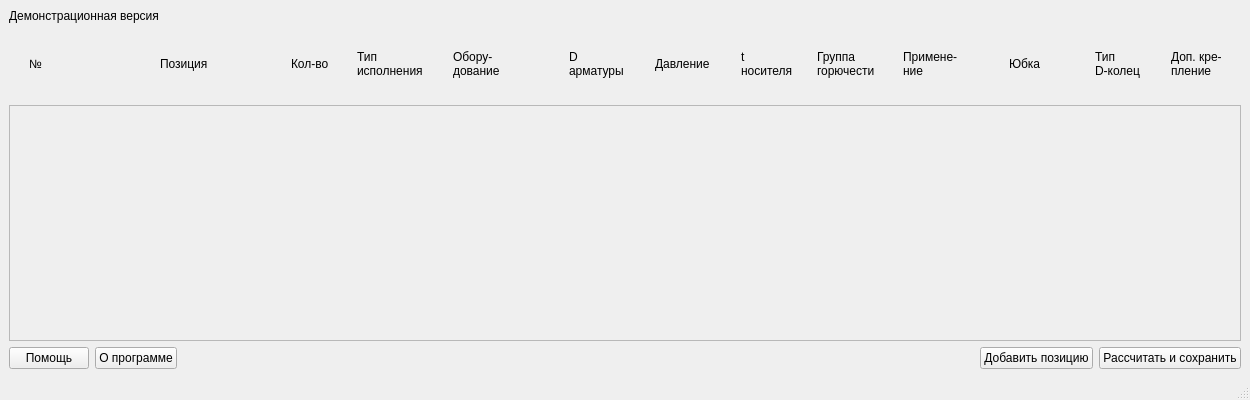
<?xml version="1.0" encoding="UTF-8"?>
<ui version="4.0">
 <class>MainWindow</class>
 <widget class="QMainWindow" name="MainWindow">
  <property name="geometry">
   <rect>
    <x>0</x>
    <y>0</y>
    <width>1250</width>
    <height>400</height>
   </rect>
  </property>
  <property name="minimumSize">
   <size>
    <width>1100</width>
    <height>200</height>
   </size>
  </property>
  <property name="windowTitle">
   <string>MainWindow</string>
  </property>
  <widget class="QWidget" name="centralwidget">
   <layout class="QVBoxLayout" name="verticalLayout_2">
    <item>
     <widget class="QLabel" name="label">
      <property name="text">
       <string>Демонстрационная версия</string>
      </property>
     </widget>
    </item>
    <item>
     <layout class="QHBoxLayout" name="horizontalLayout_2">
      <property name="leftMargin">
       <number>20</number>
      </property>
      <item>
       <widget class="QLabel" name="label_2">
        <property name="text">
         <string>№</string>
        </property>
       </widget>
      </item>
      <item>
       <widget class="QLabel" name="label_3">
        <property name="text">
         <string>Позиция</string>
        </property>
       </widget>
      </item>
      <item>
       <widget class="QLabel" name="label_4">
        <property name="minimumSize">
         <size>
          <width>60</width>
          <height>0</height>
         </size>
        </property>
        <property name="maximumSize">
         <size>
          <width>60</width>
          <height>16777215</height>
         </size>
        </property>
        <property name="text">
         <string>Кол-во</string>
        </property>
       </widget>
      </item>
      <item>
       <widget class="QLabel" name="label_5">
        <property name="minimumSize">
         <size>
          <width>90</width>
          <height>0</height>
         </size>
        </property>
        <property name="maximumSize">
         <size>
          <width>90</width>
          <height>16777215</height>
         </size>
        </property>
        <property name="text">
         <string>Тип
исполнения</string>
        </property>
       </widget>
      </item>
      <item>
       <widget class="QLabel" name="label_6">
        <property name="minimumSize">
         <size>
          <width>110</width>
          <height>0</height>
         </size>
        </property>
        <property name="maximumSize">
         <size>
          <width>110</width>
          <height>16777215</height>
         </size>
        </property>
        <property name="text">
         <string>Обору-
дование</string>
        </property>
       </widget>
      </item>
      <item>
       <widget class="QLabel" name="label_7">
        <property name="minimumSize">
         <size>
          <width>80</width>
          <height>0</height>
         </size>
        </property>
        <property name="maximumSize">
         <size>
          <width>80</width>
          <height>16777215</height>
         </size>
        </property>
        <property name="text">
         <string>D
арматуры</string>
        </property>
       </widget>
      </item>
      <item>
       <widget class="QLabel" name="label_8">
        <property name="minimumSize">
         <size>
          <width>70</width>
          <height>70</height>
         </size>
        </property>
        <property name="maximumSize">
         <size>
          <width>80</width>
          <height>16777215</height>
         </size>
        </property>
        <property name="text">
         <string>Давление</string>
        </property>
       </widget>
      </item>
      <item>
       <widget class="QLabel" name="label_9">
        <property name="minimumSize">
         <size>
          <width>70</width>
          <height>0</height>
         </size>
        </property>
        <property name="maximumSize">
         <size>
          <width>70</width>
          <height>16777215</height>
         </size>
        </property>
        <property name="text">
         <string>t
носителя</string>
        </property>
       </widget>
      </item>
      <item>
       <widget class="QLabel" name="label_10">
        <property name="minimumSize">
         <size>
          <width>80</width>
          <height>0</height>
         </size>
        </property>
        <property name="maximumSize">
         <size>
          <width>80</width>
          <height>16777215</height>
         </size>
        </property>
        <property name="text">
         <string>Группа
горючести</string>
        </property>
       </widget>
      </item>
      <item>
       <widget class="QLabel" name="label_11">
        <property name="minimumSize">
         <size>
          <width>100</width>
          <height>0</height>
         </size>
        </property>
        <property name="maximumSize">
         <size>
          <width>100</width>
          <height>16777215</height>
         </size>
        </property>
        <property name="text">
         <string>Примене-
ние</string>
        </property>
       </widget>
      </item>
      <item>
       <widget class="QLabel" name="label_12">
        <property name="minimumSize">
         <size>
          <width>80</width>
          <height>0</height>
         </size>
        </property>
        <property name="maximumSize">
         <size>
          <width>80</width>
          <height>16777215</height>
         </size>
        </property>
        <property name="text">
         <string>Юбка</string>
        </property>
       </widget>
      </item>
      <item>
       <widget class="QLabel" name="label_13">
        <property name="minimumSize">
         <size>
          <width>70</width>
          <height>0</height>
         </size>
        </property>
        <property name="maximumSize">
         <size>
          <width>70</width>
          <height>16777215</height>
         </size>
        </property>
        <property name="text">
         <string>Тип
D-колец</string>
        </property>
       </widget>
      </item>
      <item>
       <widget class="QLabel" name="label_14">
        <property name="minimumSize">
         <size>
          <width>70</width>
          <height>0</height>
         </size>
        </property>
        <property name="maximumSize">
         <size>
          <width>70</width>
          <height>16777215</height>
         </size>
        </property>
        <property name="text">
         <string>Доп. кре-
пление</string>
        </property>
       </widget>
      </item>
     </layout>
    </item>
    <item>
     <widget class="QScrollArea" name="scrollArea_2">
      <property name="widgetResizable">
       <bool>true</bool>
      </property>
      <widget class="QWidget" name="scrollAreaWidgetContents_2">
       <property name="geometry">
        <rect>
         <x>0</x>
         <y>0</y>
         <width>1230</width>
         <height>202</height>
        </rect>
       </property>
       <layout class="QGridLayout" name="gridLayout">
        <item row="0" column="0">
         <layout class="QVBoxLayout" name="verticalLayout"/>
        </item>
       </layout>
      </widget>
     </widget>
    </item>
    <item>
     <layout class="QHBoxLayout" name="horizontalLayout">
      <property name="spacing">
       <number>6</number>
      </property>
      <property name="sizeConstraint">
       <enum>QLayout::SetMaximumSize</enum>
      </property>
      <item>
       <widget class="QPushButton" name="helpButton">
        <property name="text">
         <string>Помощь</string>
        </property>
       </widget>
      </item>
      <item>
       <widget class="QPushButton" name="aboutButton">
        <property name="text">
         <string>О программе</string>
        </property>
       </widget>
      </item>
      <item>
       <spacer name="horizontalSpacer">
        <property name="orientation">
         <enum>Qt::Horizontal</enum>
        </property>
        <property name="sizeHint" stdset="0">
         <size>
          <width>40</width>
          <height>20</height>
         </size>
        </property>
       </spacer>
      </item>
      <item>
       <widget class="QPushButton" name="addButton">
        <property name="text">
         <string>Добавить позицию</string>
        </property>
       </widget>
      </item>
      <item>
       <widget class="QPushButton" name="calculateButton">
        <property name="text">
         <string>Рассчитать и сохранить</string>
        </property>
       </widget>
      </item>
     </layout>
    </item>
   </layout>
  </widget>
  <widget class="QMenuBar" name="menubar">
   <property name="geometry">
    <rect>
     <x>0</x>
     <y>0</y>
     <width>1250</width>
     <height>22</height>
    </rect>
   </property>
  </widget>
  <widget class="QStatusBar" name="statusbar"/>
 </widget>
 <resources/>
 <connections/>
</ui>
